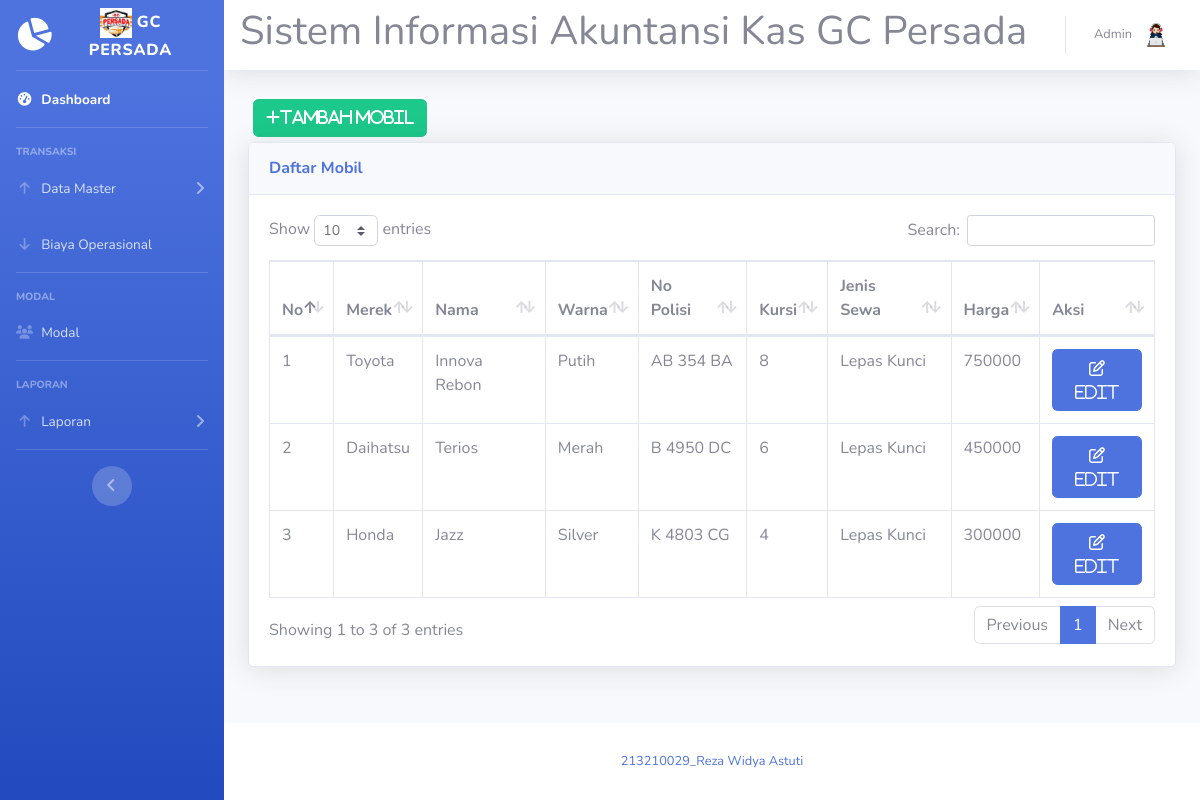
The page /mobil.php (signed in) on the database its author committed.
### tables this page shows
CREATE TABLE `mobil` (
  `id_mobil` int(2) NOT NULL,
  `nama` varchar(15) NOT NULL,
  `warna` varchar(10) NOT NULL,
  `no_polisi` varchar(10) NOT NULL,
  `jenis_sewa` varchar(15) NOT NULL,
  `jumlah_set` varchar(10) NOT NULL,
  `harga` int(11) NOT NULL,
  `id_merek` varchar(4) NOT NULL
);

CREATE TABLE `merek` (
  `id_merek` int(2) NOT NULL,
  `merek` varchar(15) NOT NULL
);

### mobil.php (the view, shortened to what this page needs)
<?php
require 'koneksi.php';
?>
<!DOCTYPE html>
<html lang="en">
<head>
  <link href="vendor/fontawesome-free/css/all.min.css" rel="stylesheet" type="text/css">
  <link href="css/sb-admin-2.min.css" rel="stylesheet">
  <link href="vendor/datatables/dataTables.bootstrap4.min.css" rel="stylesheet">
</head>
<body id="page-top">
  <?php require 'sidebar.php'; ?>
  <div id="content">
    <?php require 'navbar.php'; ?>
    <div class="container-fluid">
      <button type="button" class="btn btn-success" style="margin:5px" data-toggle="modal" data-target="#myModalTambah"><i class="fa fa-plus">Tambah Mobil</i></button><br>
      <div class="card shadow mb-4">
        <div class="card-header py-3">
          <h6 class="m-0 font-weight-bold text-primary">Daftar Mobil</h6>
        </div>
        <div class="card-body">
          <div class="table-responsive">
            <table class="table table-bordered" id="dataTable" width="100%" cellspacing="0">
              <thead>
                <tr>
                  <th>No</th>
                  <th>Merek</th>
                  <th>Nama</th>
                  <th>Warna</th>
                  <th>No Polisi</th>
                  <th>Kursi</th>
                  <th>Jenis Sewa</th>
                  <th>Harga</th>
                  <th>Aksi</th>
                </tr>
              </thead>
              <tbody>
                <?php
                $query = mysqli_query($koneksi, "SELECT mobil.*, merek.merek FROM mobil JOIN merek ON mobil.id_merek = merek.id_merek");
                while ($data = mysqli_fetch_assoc($query)) {
                ?>
                  <tr>
                    <td><?= $data['id_mobil'] ?></td>
                    <td><?= $data['merek'] ?></td>
                    <td><?= $data['nama'] ?></td>
                    <td><?= $data['warna'] ?></td>
                    <td><?= $data['no_polisi'] ?></td>
                    <td><?= $data['jumlah_set'] ?></td>
                    <td><?= $data['jenis_sewa'] ?></td>
                    <td><?= $data['harga'] ?></td>
                    <td>
                      <a href="#" type="button" class="fa fa-edit btn btn-primary btn-md" data-toggle="modal" data-target="#myModal<?= $data['id_mobil']; ?>"> Edit</a>
                    </td>
                  </tr>
                <?php
                }
                ?>
              </tbody>
            </table>
          </div>
        </div>
      </div>
    </div>
  </div>
  <?php require 'footer.php' ?>
</div>
</div>
</body>
</html>

### rows shown on the page
mobil: id_mobil "1", id_merek.merek "Toyota", nama "Innova Rebon", warna "Putih", no_polisi "AB 354 BA", jumlah_set "8", jenis_sewa "Lepas Kunci", harga "750000"
mobil: id_mobil "2", id_merek.merek "Daihatsu", nama "Terios", warna "Merah", no_polisi "B 4950 DC", jumlah_set "6", jenis_sewa "Lepas Kunci", harga "450000"
mobil: id_mobil "3", id_merek.merek "Honda", nama "Jazz", warna "Silver", no_polisi "K 4803 CG", jumlah_set "4", jenis_sewa "Lepas Kunci", harga "300000"

### other values the page prints
$_SESSION['nama'] "Admin"
